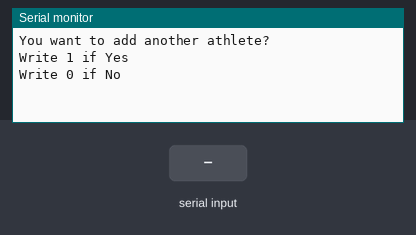
A sketch run on a simulated Arduino Uno, built with avr-gcc and run on an emulated ATmega328P. Parts: the last lines printed to the serial monitor. Inputs (shaded band) come from the test bench.

Above: at 0.8 s.
0.9 s: "SWIM" received over Serial
At 1.97 s:
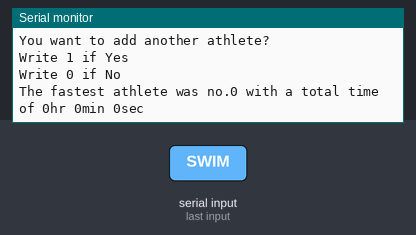
3.4 s: "90,45\n" received over Serial
At 4.5 s:
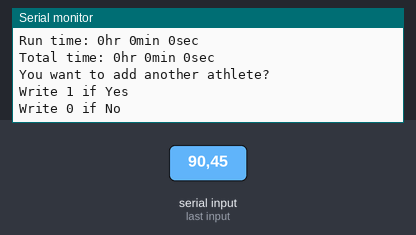
4.9 s: "1\n" received over Serial
At 6.3 s:
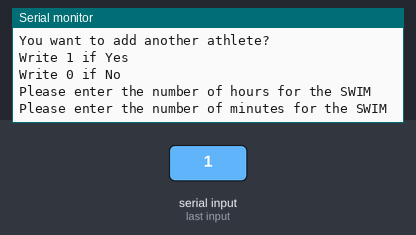
7.4 s: "30,150\n" received over Serial
At 8.2 s:
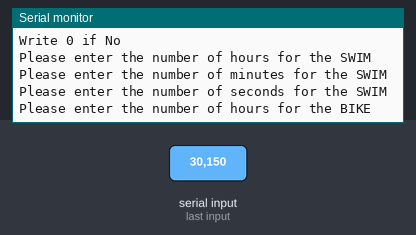
8.9 s: "0\n" received over Serial
At 10.5 s:
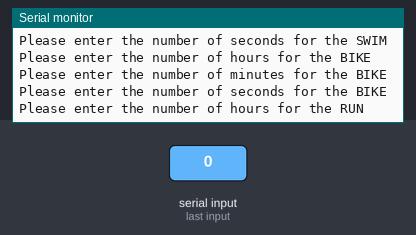
11.4 s: "5\n" received over Serial
At 13.7 s:
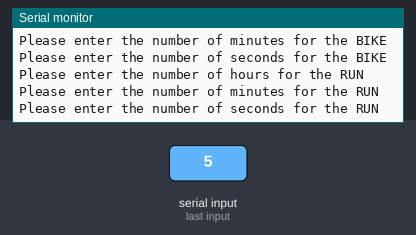

The sketch:

work_s_5.ino
```cpp
#define DEBUG wrong

//Long
long highscore;

//Bool
bool something = 1;

//Arrays Strings
String names[] = { "Swim time: ", "Bike time: ", "Run time: ", "Total time: " };
String disciplines[] = { "SWIM", "BIKE", "RUN" };
String times[] = { "seconds", "minutes", "hours" };

//Array
long total[4];

//Int
int x = 0;
int athlete_number = 0;
int best_one;

//Const
const int Minutes = 60;
const int Hours = 3600;

int MyFunction() {
	int seconds;
	while (!Serial.available());
	seconds = Serial.parseInt();
	return seconds;
}

void setup() {
#ifdef DEBUG
	Serial.println("Something went wrong");
#endif
	Serial.begin(9600);
	while (something == 1) {
	begin:
		Serial.println("You want to add another athlete?");
		Serial.println("Write 1 if Yes");
		Serial.println("Write 0 if No");
		while (!Serial.available());
		int decision = Serial.parseInt();
		if (decision == 0) {
		here:
			Serial.print("The fastest athlete was no.");
			Serial.print(best_one);
			Serial.print(" with a total time of ");
			Serial.print(highscore / Hours);
			Serial.print("hr ");
			Serial.print(highscore % Hours / Minutes);
			Serial.print("min ");
			Serial.print(highscore % Minutes);
			Serial.println("sec ");
			goto begin;
		}
		else if (decision == 1) {
			athlete_number++;
			for (int a = 0; a <= 2; a++) {
				Serial.print("Please enter the number of hours for the ");
				Serial.println(disciplines[a]);
				total[a] = MyFunction() * Hours;
				if (disciplines[a] == "SWIM" && total[a] < 0) {
					Serial.println("You wrote a wrong value");
					goto here;
				}

				Serial.print("Please enter the number of minutes for the ");
				Serial.println(disciplines[a]);
				total[a] += MyFunction() * Minutes;

				Serial.print("Please enter the number of seconds for the ");
				Serial.println(disciplines[a]);
				total[a] += MyFunction();
			}
		}
		total[3] = total[0] + total[1] + total[2];

		if (x == 0 && (highscore < total[3])) {
			highscore = total[3];
			best_one = athlete_number;
			x = 1;
		}
		if ((x == 1) && (highscore > total[3])) {
			highscore = total[3];
			best_one = athlete_number;
		}
		for (int b = 0; b <= 3; b++) {
			Serial.print(names[b]);
			Serial.print(total[b] / Hours);
			Serial.print("hr ");
			Serial.print(total[b] % Hours / Minutes);
			Serial.print("min ");
			Serial.print(total[b] % Minutes);
			Serial.println("sec ");
		}
		Serial.println();
	}
}
void loop() {
}
```

Measured:
- after the input at 0.9 s, the serial monitor: prints a new line after 1.0 s (image 1)
- after the input at 3.4 s, the serial monitor: prints a new line at once (image 2)
- after the input at 4.9 s, the serial monitor: prints a new line at once (image 3)
- after the input at 7.4 s, the serial monitor: prints a new line at once (image 4)
- after the input at 8.9 s, the serial monitor: prints a new line at once (image 5)
- after the input at 11.4 s, the serial monitor: prints a new line at once (image 6)
